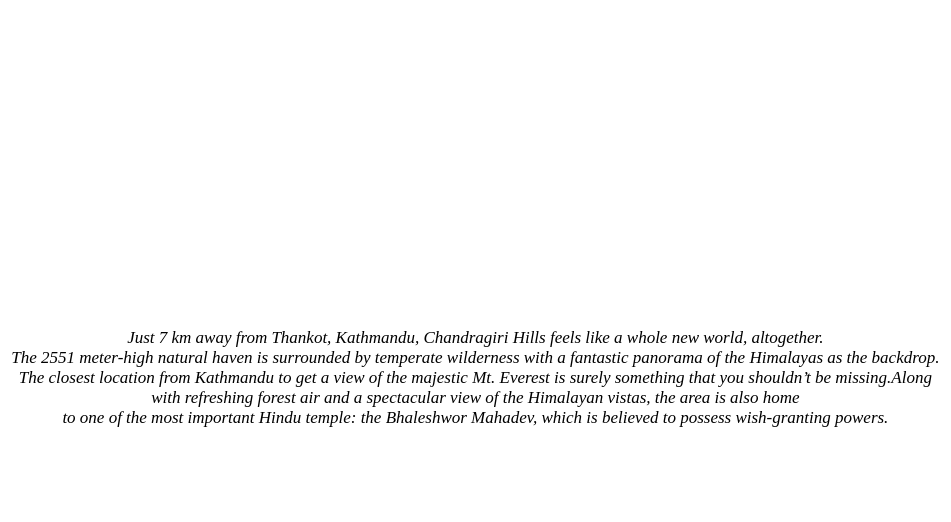
<?xml version="1.0" encoding="UTF-8"?>
<ui version="4.0">
 <class>chandragiri</class>
 <widget class="QDialog" name="chandragiri">
  <property name="geometry">
   <rect>
    <x>0</x>
    <y>0</y>
    <width>938</width>
    <height>522</height>
   </rect>
  </property>
  <property name="windowTitle">
   <string>Dialog</string>
  </property>
  <property name="styleSheet">
   <string notr="true">color:black;
background:white;</string>
  </property>
  <layout class="QGridLayout" name="gridLayout">
   <item row="1" column="2">
    <widget class="QLabel" name="label">
     <property name="font">
      <font>
       <family>Times New Roman</family>
       <pointsize>13</pointsize>
       <italic>true</italic>
      </font>
     </property>
     <property name="styleSheet">
      <string notr="true">background:none;</string>
     </property>
     <property name="text">
      <string>&lt;html&gt;&lt;head/&gt;&lt;body&gt;Just 7 km away from Thankot, Kathmandu, Chandragiri Hills feels like a whole new world, altogether. &lt;br&gt;The 2551 meter-high natural haven is surrounded by temperate wilderness with a fantastic panorama of the Himalayas as the backdrop. &lt;br&gt;The closest location from Kathmandu to get a view of the majestic Mt. Everest is surely something that you shouldn’t be missing.Along &lt;br&gt;with refreshing forest air and a spectacular view of the Himalayan vistas, the area is also home&lt;br&gt; to one of the most important Hindu temple: the Bhaleshwor Mahadev, which is believed to possess wish-granting powers.&lt;br/&gt;&lt;/p&gt;&lt;/body&gt;&lt;/html&gt;</string>
     </property>
     <property name="alignment">
      <set>Qt::AlignCenter</set>
     </property>
    </widget>
   </item>
   <item row="0" column="2">
    <layout class="QHBoxLayout" name="horizontalLayout">
     <item>
      <widget class="QLabel" name="label_4">
       <property name="styleSheet">
        <string notr="true">border-image: url(:/image preview/images/chandra1.jpg);</string>
       </property>
       <property name="text">
        <string/>
       </property>
      </widget>
     </item>
     <item>
      <widget class="QLabel" name="label_3">
       <property name="styleSheet">
        <string notr="true">border-image: url(:/image preview/images/chandra2.jpg);</string>
       </property>
       <property name="text">
        <string/>
       </property>
      </widget>
     </item>
     <item>
      <widget class="QLabel" name="label_2">
       <property name="styleSheet">
        <string notr="true">border-image: url(:/image preview/images/chandra3.jpg);</string>
       </property>
       <property name="text">
        <string/>
       </property>
      </widget>
     </item>
    </layout>
   </item>
  </layout>
 </widget>
 <resources/>
 <connections/>
</ui>
